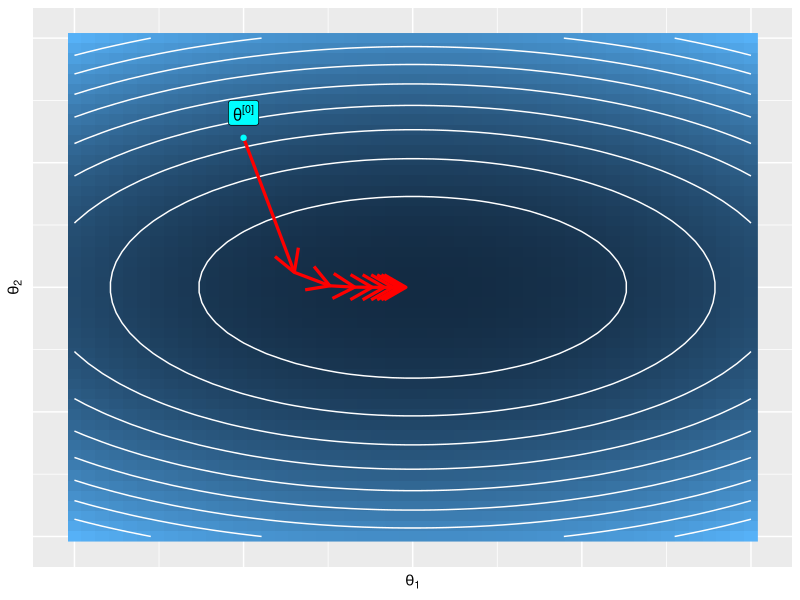
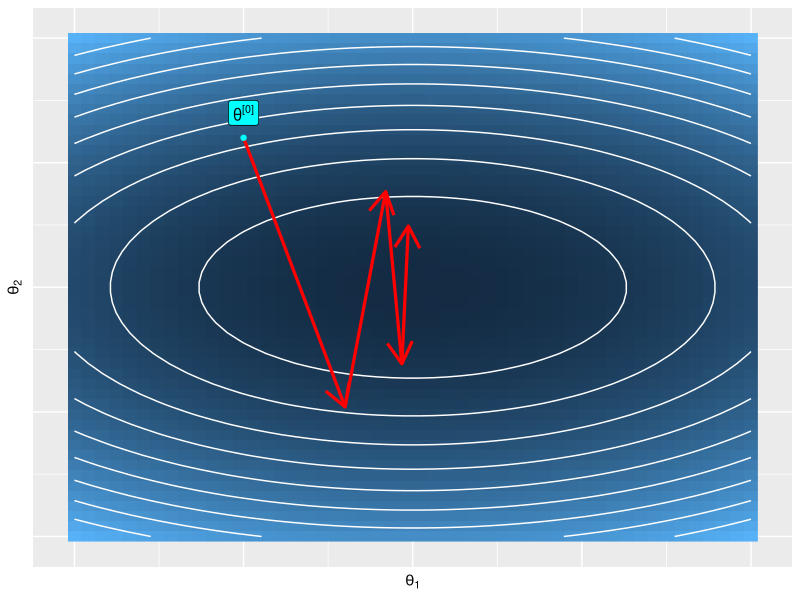
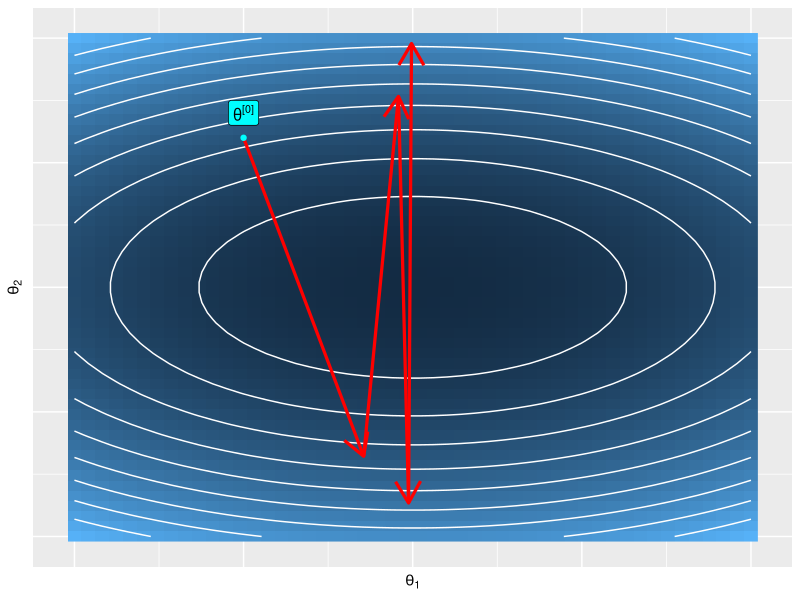

The R script that drew these images, in order:
library(ggplot2)

R <- function(x) (x[1]^2 + 3*x[2]^2)
d_R <- function(x) c(2*x[1], 6*x[2])

d = 50

theta_1 <- seq(-5, 5, length.out = d)
theta_2 <- seq(-5, 5, length.out = d)
thetas <- as.data.frame(expand.grid(x = theta_1, y = theta_2))
thetas$R <- apply(thetas, 1,function(theta) R(theta)) 


lambda_plot <- function(lambda, n){

  theta_0 <- c(-2.5, 3)
  theta_i <- theta_0
  theta_trace <- theta_i
  
  for(i in seq(n)){
    theta_i_n <- theta_i - lambda * d_R(theta_i)
    theta_trace <- rbind(theta_trace, theta_i_n)
    theta_i <- theta_i_n
  }
  
  p <- ggplot(thetas, aes(x=x, y=y)) + 
    geom_raster(aes(fill=R)) +
    geom_contour(aes(z=R), colour="white")+
    xlab(expression(theta[1])) +
    ylab(expression(theta[2])) +
    theme(axis.ticks = element_blank(),
          axis.text = element_blank(),
          legend.position = "none") 
  
  for (i in seq(n-1)){
    p <- p +   geom_path(data=as.data.frame(theta_trace[i:(i+1),]), aes(x=V1, y=V2), colour="red", arrow = arrow(),
                         size=1.1)
  }
  p +   annotate("label", label=expression(theta^{"["*0*"]"}), x=theta_0[1], y=theta_0[2]+0.5, fill="cyan") +
    geom_point(data=as.data.frame(t(theta_0)), aes(x=V1, y=V2), colour="cyan") 

}

ggsave(filename = "../figure/grad_desc_lambda1.pdf", 
       plot = lambda_plot(0.15, 10), 
       width = 8, height = 8, units = "cm")
ggsave(filename = "../figure/grad_desc_lambda2.pdf", 
       plot = lambda_plot(0.3, 5), 
       width = 8, height = 8, units = "cm")
ggsave(filename = "../figure/grad_desc_lambda3.pdf", 
       plot = lambda_plot(0.355, 5), 
       width = 8, height = 8, units = "cm")
